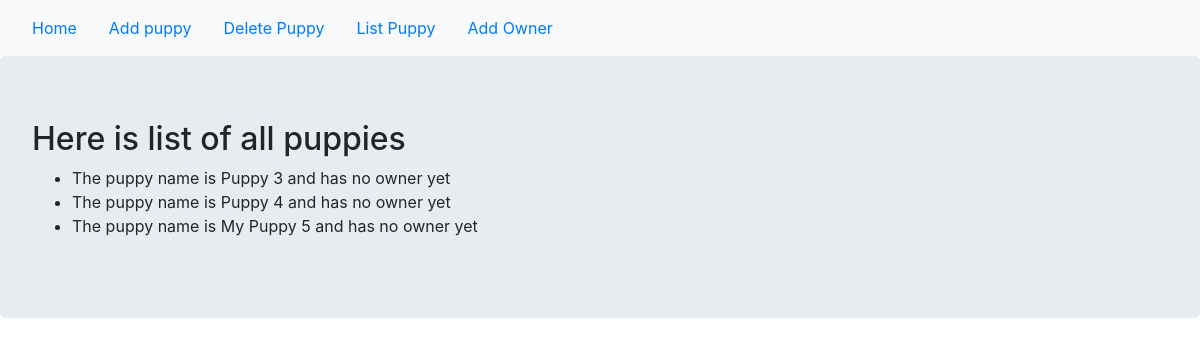
The app's page /list, older data.
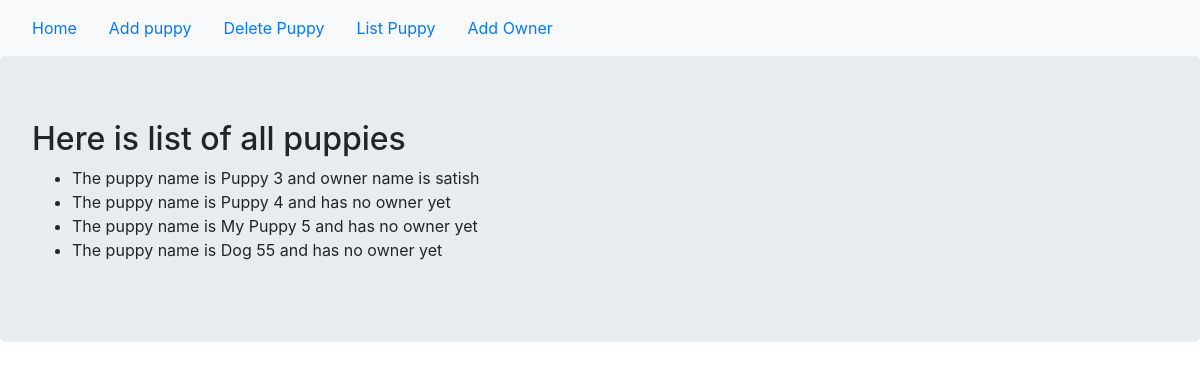
The same page, newer data.
### adoption_site.py (models this page shows, shortened)
class Puppy(db.Model):
    __tablename__ = 'puppies'
    id = db.Column(db.Integer, primary_key = True)
    name = db.Column(db.Text)
    owner = db.relationship('Owner',backref='owner', uselist=False)
    def __repr__(self):
        if self.owner:
            return f"The puppy name is {self.name} and owner name is {self.owner.name}"
        else:
            return f" The puppy name is {self.name} and has no owner yet"

class Owner(db.Model):
    __tablename__ = 'owner'
    id = db.Column(db.Integer, primary_key=True)
    name = db.Column(db.Text)
    puppy_id = db.Column(db.Integer, db.ForeignKey('puppies.id'))

### adoption_site.py (the view)
@app.route('/list')
def list_pupp():
    puppies = Puppy.query.all()
    print(puppies)
    return render_template('list.html', puppies=puppies)

### templates/list.html (shortened to what this page needs)
<!DOCTYPE html>
{% extends "base.html" %}
    {% block content %}
    <div class="jumbotron">
        <h2> Here is list of all puppies </h2>
        <ul>
            {% for pupp in puppies %}
            <li>{{pupp}}</li>
            {% endfor %}
        </ul>
    </div>
    {% endblock %}

### templates/base.html (shortened to what this page needs)
<!DOCTYPE html>
<html lang="en">
<head>
    <link rel="stylesheet" href="https://maxcdn.bootstrapcdn.com/bootstrap/4.0.0/css/bootstrap.min.css">
</head>
<body>
    <nav class="navbar navbar-expand-lg navbar-light bg-light">
        <a class="nav-item nav-link" href="{{ url_for('index') }}">Home</a>
        <a class="nav-item nav-link" href="{{ url_for('add_pup') }}">Add puppy</a>
        <a class="nav-item nav-link" href="{{ url_for('del_puppy') }}">Delete Puppy</a>
        <a class="nav-item nav-link" href="{{ url_for('list_pupp') }}">List Puppy</a>
        <a class="nav-item nav-link" href="{{ url_for('add_owner') }}">Add Owner</a>
    </nav>
    {% block content %}
    {% endblock %}
</body>
</html>

Row changes from the older to the newer data that the page shows:
computed for Puppy: name.name "The puppy name is Puppy 3 and has no owner yet" → "The puppy name is Puppy 3 and owner name is satish"
added Puppy: name "The puppy name is Dog 55 and has no owner yet"
